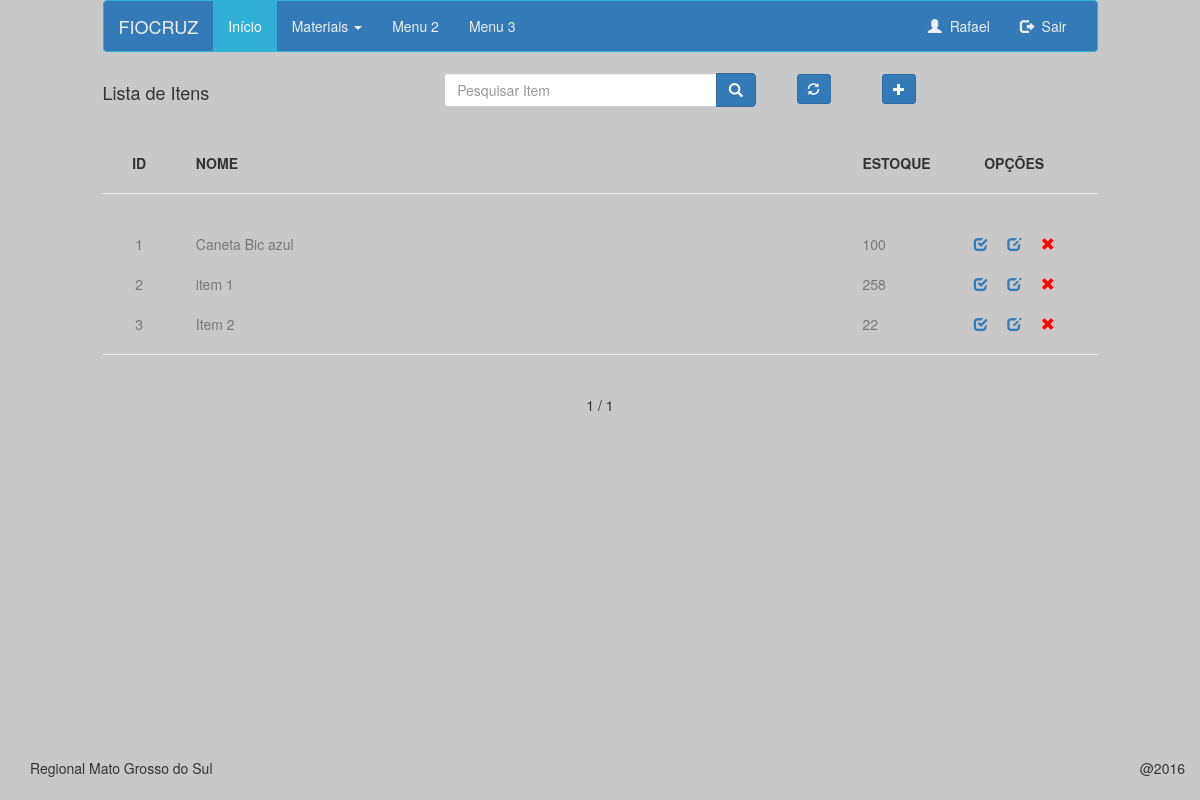
Page /item/ (signed in) on the committed database.
### item/models.py (models this page shows, shortened)
class Item(models.Model):
	nome 		= models.CharField(max_length=40,null=False)
	estoque		= models.IntegerField()
	criado	 	= models.DateTimeField(auto_now=False,auto_now_add=True)
	atualizado 	= models.DateTimeField(auto_now=True,auto_now_add=False)
	usuario	    = models.ForeignKey(settings.AUTH_USER_MODEL)
	class Meta:
		ordering = ['-atualizado','-criado']
		permissions = (
            ('pode_administrar', 'Pode Administrar'),
        )
	def get_absolute_url(self):
		return reverse('item:detalhe', kwargs={'id':self.id})

### item/views.py (the view)
@login_required
def item_lista(request):
	queryset_list = Item.objects.all()
	page_request_var='Pagina'
	query = request.GET.get('q')
	if query:
		queryset_list = queryset_list.filter(nome__icontains=query)
	paginator = Paginator(queryset_list, 8)
	page = request.GET.get(page_request_var)
	try:
		queryset_list = paginator.page(page)
	except PageNotAnInteger:
		queryset_list = paginator.page(1)
	except EmptyPage:
		queryset_list = paginator.page(paginator.num_pages)
	context = { 'itens':queryset_list,
				'page_request_var':page_request_var }
	return render(request,'item_lista.html', context)

### item/templates/item_lista.html (shortened to what this page needs)
{% extends 'base.html' %}
{% block header %}
<div class="row">
    <div class="col-sm-4">
        <h4>Lista de Itens</h4>
    </div>
    <form method='GET' action=''>
	    <div class="col-sm-4">
	        <div class="input-group">
	            <input name="q" class="form-control" id="search" type="text" placeholder="Pesquisar Item" value='{{request.GET.q}}'>
		            <span class="input-group-btn">
	                <button title='Pesquisar' class="btn btn-primary" type="submit">
	                    <span class="glyphicon glyphicon-search"></span>
	                </button>
	            </span>
	        </div>
		</div>
	    <div class="col-sm-2">
	    </div>
    </form>
    <div class="col-sm-2">
    </div>
    <form>
    	<div class="col-sm-1 text-center">
        	<button title='Atualizar lista' class='btn btn-primary btn-sm' type='submit' formaction="{%  url 'item:lista' %}">
	        	<span class="glyphicon glyphicon-refresh"></span></button>
    	</div>
    	<div class="col-sm-1 text-center">
    	{% if perms.armazem.pode_administrar %}
        	<button title='Novo Ítem' class='btn btn-primary btn-sm' type='submit' formaction="{%  url 'item:cria' %}">
	        	<span class="glyphicon glyphicon-plus"></span></button>
	    {% endif %}
    	</div>
   	</form>
</div>
{% endblock %}
{% block main %}
	<br><br>
	<div class='row'>
		<div class='col-sm-12'>
		    <ul class="list-inline">
		    	<div class='col-sm-1 text-center'>
		        	<li><strong>ID</strong></li>
		        </div>
		        <div class='col-sm-8'>
		        	<li><strong>NOME</strong></li>
		        </div>
		        <div class='col-sm-1'>
		        	<li><strong>ESTOQUE</strong></li>
		        </div>
		        <div class='col-sm-2 text-center'>
		        	<li><strong>OPÇÕES</strong></li>
		    	</div>
		    </ul>
	    </div>
    </div><hr>
	{% for obj in itens %}
	    <div class='row'><br>
	    	<div class='col-sm-12 text-muted'>
			    <ul class="list-inline">
			    <div class='col-sm-1'>
			        <li class='text-center'>{{forloop.counter}}</li>
			    </div>
			    <div class='col-sm-8'>
			        <li>{{obj.nome}}</li>
			    </div>
			    <div class='col-sm-1'>
			        <li>{{obj.estoque}}</li>
			    </div>
			    <div class='col-sm-2 text-center'>
	                <a href='{{ obj.get_absolute_url }}'>
	                   	<span title='Visualizar' class="glyphicon glyphicon-check"></span>
	                </a>&nbsp;&nbsp;&nbsp;
	                {% if perms.armazem.pode_administrar %}
	                <a href='{% url "item:edita" obj.id %}'>
	                   	<span title='Editar' class="glyphicon glyphicon-edit"></span>
	                </a>&nbsp;&nbsp;&nbsp;
	                <a href='{% url "item:apaga" obj.id %}'>
	                   	<span style="color:red" title='Excluir' class="glyphicon glyphicon-remove"></span>
	                </a>
	                {% endif %}
			    </div>
			    </ul>
		    </div>
	  	</div>
	{% endfor %}
	<hr>
	<div class='text-center'>
	<div class="pagination">
	    <span class="step-links">
	        <span class="current">
	            {{ itens.number }} / {{ itens.paginator.num_pages }}
	        </span>
	    </span>
	</div>
	</div>
{% endblock %}

### core/templates/menu.html (shortened to what this page needs)
<div class='row'>
    <div class='col-sm-10'>
      <nav class="navbar navbar-default">
        <div class="container-fluid">
          <div class="navbar-header">
            <a class="navbar-brand" href="#">FIOCRUZ</a>
          </div>
          <div class="collapse navbar-collapse" id="myNavbar">
            <ul class="nav navbar-nav">
              <li class="active"><a href="#">Início</a></li>
              <li class="dropdown">
                <a class="dropdown-toggle" data-toggle="dropdown" href="#">Materiais <span class="caret"></span></a>
              </li>
              <li><a href="#">Menu 2</a></li>
              <li><a href="#">Menu 3</a></li>
            </ul>
            <ul class="nav navbar-nav navbar-right">
              <li><a href="{% url 'core:usuario' %}"><span class="glyphicon glyphicon-user"></span>&nbsp;&nbsp;{{ request.user.first_name }}
              </a></li>
              <li><a href="{% url 'logout' %}"><span class="glyphicon glyphicon-log-out"></span>&nbsp;&nbsp;Sair</a></li>
            </ul>
          </div>
        </div>
      </nav>
    </div>
</div>

### armazem/static/css/fiocruz.css (style rules this page uses)
.navbar-default { background-color: #337ab7; border-color: #31b0d5; }
.navbar-default .navbar-brand { color: #ecf0f1; }
.navbar-default .navbar-nav > li > a { color: #ecf0f1; }
.navbar-default .navbar-nav > .active > a, .navbar-default .navbar-nav > .active > a:hover, .navbar-default .navbar-nav > .active > a:focus { color: #ffffff; background-color: #31b0d5; }
.navbar-default .navbar-collapse, .navbar-default .navbar-form { border-color: #ecf0f1; }

### rows in the picture
Item: nome "Caneta Bic azul", estoque "100"
Item: nome "item 1", estoque "258"
Item: nome "Item 2", estoque "22"

### other values in the picture
{{ request.user.first_name }} "Rafael"
{{ itens.number }} "1"
{{ itens.paginator.num_pages }} "1"
